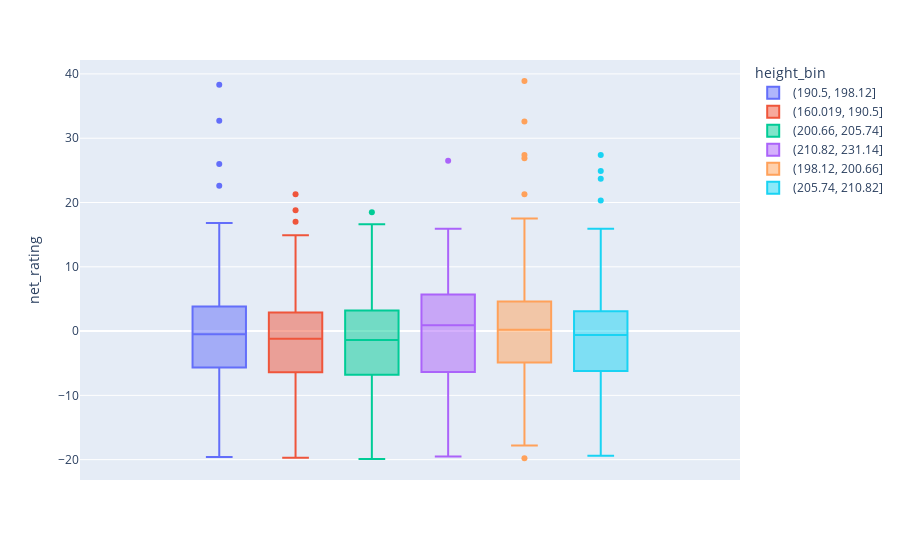

The code cell stored with this chart in its notebook:
### Code cell
fig = px.box(df.query('season < 2000'), y="net_rating", color="height_bin")
fig.show()

### Figure 1 — Plotly figure (JSON) as saved in the notebook; plotly's stock layout.template omitted (floating-point values rounded to 4 significant figures; data arrays with more than 128 entries replaced by an {"elided": "..."} marker saying what was removed)
{"data": [{"alignmentgroup": "True", "hovertemplate": "height_bin=(190.5, 198.12]<br>net_rating=%{y}<extra></extra>", "legendgroup": "(190.5, 198.12]", "marker": {"color": "#636efa"}, "name": "(190.5, 198.12]", "notched": false, "offsetgroup": "(190.5, 198.12]", "orientation": "v", "showlegend": true, "type": "box", "x0": " ", "xaxis": "x", "y": {"elided": "345 float values"}, "y0": " ", "yaxis": "y"}, {"alignmentgroup": "True", "hovertemplate": "height_bin=(160.019, 190.5]<br>net_rating=%{y}<extra></extra>", "legendgroup": "(160.019, 190.5]", "marker": {"color": "#EF553B"}, "name": "(160.019, 190.5]", "notched": false, "offsetgroup": "(160.019, 190.5]", "orientation": "v", "showlegend": true, "type": "box", "x0": " ", "xaxis": "x", "y": {"elided": "315 float values"}, "y0": " ", "yaxis": "y"}, {"alignmentgroup": "True", "hovertemplate": "height_bin=(200.66, 205.74]<br>net_rating=%{y}<extra></extra>", "legendgroup": "(200.66, 205.74]", "marker": {"color": "#00cc96"}, "name": "(200.66, 205.74]", "notched": false, "offsetgroup": "(200.66, 205.74]", "orientation": "v", "showlegend": true, "type": "box", "x0": " ", "xaxis": "x", "y": {"elided": "382 float values"}, "y0": " ", "yaxis": "y"}, {"alignmentgroup": "True", "hovertemplate": "height_bin=(210.82, 231.14]<br>net_rating=%{y}<extra></extra>", "legendgroup": "(210.82, 231.14]", "marker": {"color": "#ab63fa"}, "name": "(210.82, 231.14]", "notched": false, "offsetgroup": "(210.82, 231.14]", "orientation": "v", "showlegend": true, "type": "box", "x0": " ", "xaxis": "x", "y": {"elided": "149 float values"}, "y0": " ", "yaxis": "y"}, {"alignmentgroup": "True", "hovertemplate": "height_bin=(198.12, 200.66]<br>net_rating=%{y}<extra></extra>", "legendgroup": "(198.12, 200.66]", "marker": {"color": "#FFA15A"}, "name": "(198.12, 200.66]", "notched": false, "offsetgroup": "(198.12, 200.66]", "orientation": "v", "showlegend": true, "type": "box", "x0": " ", "xaxis": "x", "y": {"elided": "170 float values"}, "y0": " ", "yaxis": "y"}, {"alignmentgroup": "True", "hovertemplate": "height_bin=(205.74, 210.82]<br>net_rating=%{y}<extra></extra>", "legendgroup": "(205.74, 210.82]", "marker": {"color": "#19d3f3"}, "name": "(205.74, 210.82]", "notched": false, "offsetgroup": "(205.74, 210.82]", "orientation": "v", "showlegend": true, "type": "box", "x0": " ", "xaxis": "x", "y": {"elided": "314 float values"}, "y0": " ", "yaxis": "y"}], "layout": {"boxmode": "group", "legend": {"title": {"text": "height_bin"}, "tracegroupgap": 0}, "margin": {"t": 60}, "xaxis": {"anchor": "y", "domain": [0, 1]}, "yaxis": {"anchor": "x", "domain": [0, 1], "title": {"text": "net_rating"}}}}
